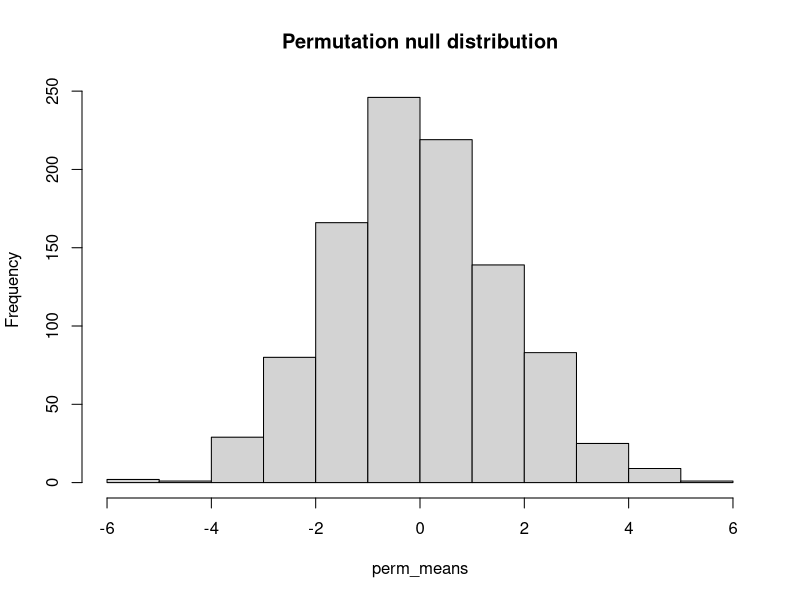

Here is the R script that generated this plot:
## ---- chunk 1
knitr::opts_chunk$set(eval=T, echo=T)
## ---- chunk 2
library(survival)
data(pbc)
## ---- chunk 3
swtest <- shapiro.test(pbc$age)
swtest$p.value
## ---- chunk 4
p0 = 0.508
ptest <- prop.test(x = sum(pbc$sex=='f'),
                               n = nrow(pbc),
                               p = p0)
ptest.alternative <- prop.test(x = rev(table(pbc$sex)), p=p0)
# Note, we have to reverse the order, since the table tabulates males first, but we need females first
ptest$p.value
ptest.alternative$p.value
## ---- chunk 5
ttest <- t.test(pbc$chol[pbc$sex=='m'], pbc$chol[pbc$sex=='f'])
ttest1 <- t.test(chol ~ sex, data=pbc)
ttest$p.value
ttest1$p.value
## ---- chunk 6
wtest <- wilcox.test(pbc$chol[pbc$sex=='m'], pbc$chol[pbc$sex=='f'])
wtest1 <- wilcox.test(chol ~ sex, data=pbc)
wtest$p.value
wtest1$p.value
## ---- chunk 7
tab1 <- table(pbc[,c('sex','stage')])
chitst <- chisq.test(tab1)
fishertst <- fisher.test(tab1)
chitst$p.value
fishertst$p.value
## ---- chunk 8
cortst <- cor.test(pbc$albumin, pbc$chol)
cortst1 <- cor.test(~ albumin + chol, data=pbc)
cortst$p.value
cortst1$p.value
## ---- chunk 9
cortst <- cor.test(~age +chol, data=pbc)
cortst1 <- cor.test(pbc$age, pbc$chol)
cortst$p.value
cortst1$p.value
## ---- chunk 10
library(survival)
data(pbc)
ttst <- t.test(age ~ sex, data=pbc)
ttst$p.value
## ---- chunk 11
if(!('broom' %in% installed.packages()[,'Package'])){
  install.packages('broom')
}
library(broom)
tidy(ttst)
## ---- chunk 12
obs_difference <-  mean(pbc$age[pbc$sex=='m']) - mean(pbc$age[pbc$sex=='f'])
n <- nrow(pbc)
n_males <- sum(pbc$sex=='m')
combined_data <- pbc$age
perm_means <- rep(0,1000) # initialize storage of permuation null distribution
set.seed(12) # set seed for the random numbers
for(i in 1:1000){ # 100 interations to generate the null distribution
  index_male <- sample(1:n, size=n_males, replace = FALSE) # which elemnts are deemed male under H0
  index_female <- setdiff(1:n, index_male) # which elements are deemed female under H0
  perm_means[i] = mean(pbc$age[index_male])-mean(pbc$age[index_female])
}
hist(perm_means, main = 'Permutation null distribution')
p_value = mean(abs(perm_means) > abs(obs_difference)) # Two-sided alternative
print(p_value)

## ---- chunk 13
if(!('coin' %in% installed.packages()[,'Package'])){
  install.packages('coin')
}
library(coin)
# Permutation test based on 1000 samples
wilcox_test(age ~ sex, data=pbc, distribution=approximate(B=1000))
